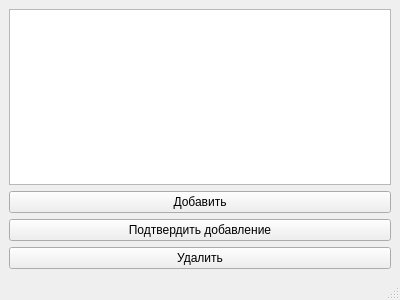
<?xml version="1.0" encoding="UTF-8"?>
<ui version="4.0">
 <class>DbWindow</class>
 <widget class="QMainWindow" name="DbWindow">
  <property name="geometry">
   <rect>
    <x>0</x>
    <y>0</y>
    <width>400</width>
    <height>300</height>
   </rect>
  </property>
  <property name="windowTitle">
   <string>DbWindow</string>
  </property>
  <widget class="QWidget" name="centralwidget">
   <layout class="QGridLayout" name="gridLayout">
    <item row="3" column="0">
     <widget class="QPushButton" name="deleteDataBtn">
      <property name="text">
       <string>Удалить</string>
      </property>
     </widget>
    </item>
    <item row="1" column="0">
     <widget class="QPushButton" name="addDataBtn">
      <property name="text">
       <string>Добавить</string>
      </property>
     </widget>
    </item>
    <item row="0" column="0">
     <widget class="QTableView" name="tableView"/>
    </item>
    <item row="2" column="0">
     <widget class="QPushButton" name="submitButton">
      <property name="text">
       <string>Подтвердить добавление</string>
      </property>
     </widget>
    </item>
   </layout>
  </widget>
  <widget class="QMenuBar" name="menubar">
   <property name="geometry">
    <rect>
     <x>0</x>
     <y>0</y>
     <width>400</width>
     <height>24</height>
    </rect>
   </property>
  </widget>
  <widget class="QStatusBar" name="statusbar"/>
 </widget>
 <resources/>
 <connections/>
</ui>
